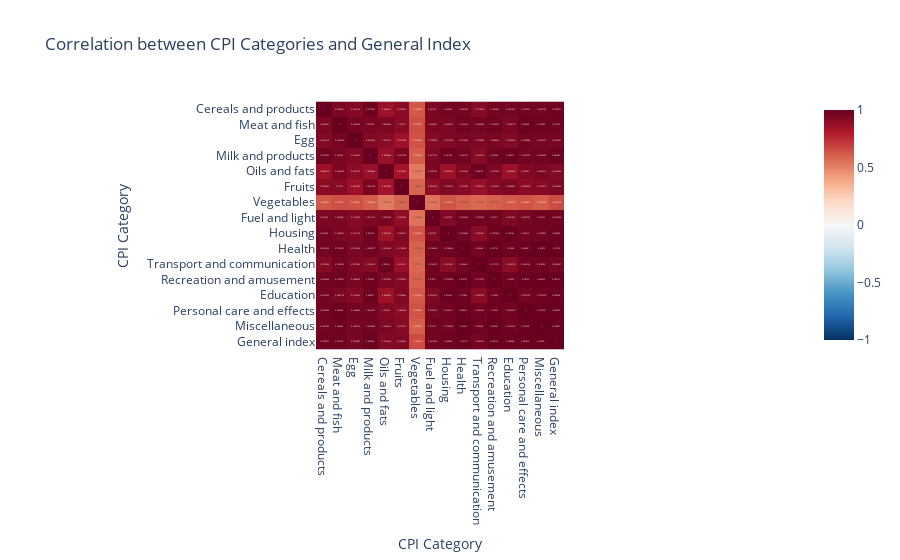

The notebook cell saved with this chart:
### Markdown cell above
# Correlation with Economic Indicators

### Code cell
# replace non-numeric values with NaN and ensure all columns are numeric
cpi_categories = cpi_data[['Cereals and products', 'Meat and fish', 'Egg', 'Milk and products', 'Oils and fats',
                           'Fruits', 'Vegetables', 'Fuel and light', 'Housing', 'Health', 'Transport and communication',
                           'Recreation and amusement', 'Education', 'Personal care and effects', 'Miscellaneous', 'General index']]
cpi_categories = cpi_categories.apply(pd.to_numeric, errors='coerce')  # convert to numeric
# calculate the correlation matrix
correlation_matrix = cpi_categories.corr()
# plot the correlation matrix as a heatmap
fig = px.imshow(correlation_matrix, text_auto=True, color_continuous_scale='RdBu_r', zmin=-1, zmax=1,
                title='Correlation between CPI Categories and General Index')
fig.update_layout(xaxis_title='CPI Category', yaxis_title='CPI Category')
fig.show()

### Figure 1 — Plotly figure (JSON) as saved in the notebook; plotly's stock layout.template omitted (floating-point values rounded to 4 significant figures; data arrays with more than 128 entries replaced by an {"elided": "..."} marker saying what was removed)
{"data": [{"coloraxis": "coloraxis", "hovertemplate": "x: %{x}<br>y: %{y}<br>color: %{z}<extra></extra>", "name": "0", "texttemplate": "%{z}", "type": "heatmap", "x": ["Cereals and products", "Meat and fish", "Egg", "Milk and products", "Oils and fats", "Fruits", "Vegetables", "Fuel and light", "Housing", "Health", "Transport and communication", "Recreation and amusement", "Education", "Personal care and effects", "Miscellaneous", "General index"], "xaxis": "x", "y": ["Cereals and products", "Meat and fish", "Egg", "Milk and products", "Oils and fats", "Fruits", "Vegetables", "Fuel and light", "Housing", "Health", "Transport and communication", "Recreation and amusement", "Education", "Personal care and effects", "Miscellaneous", "General index"], "yaxis": "y", "z": {"elided": "16x16 float values"}}], "layout": {"coloraxis": {"cmax": 1, "cmin": -1, "colorscale": [[0, "rgb(5,48,97)"], [0.1, "rgb(33,102,172)"], [0.2, "rgb(67,147,195)"], [0.3, "rgb(146,197,222)"], [0.4, "rgb(209,229,240)"], [0.5, "rgb(247,247,247)"], [0.6, "rgb(253,219,199)"], [0.7, "rgb(244,165,130)"], [0.8, "rgb(214,96,77)"], [0.9, "rgb(178,24,43)"], [1, "rgb(103,0,31)"]]}, "title": {"text": "Correlation between CPI Categories and General Index"}, "xaxis": {"anchor": "y", "constrain": "domain", "domain": [0, 1], "scaleanchor": "y", "title": {"text": "CPI Category"}}, "yaxis": {"anchor": "x", "autorange": "reversed", "constrain": "domain", "domain": [0, 1], "title": {"text": "CPI Category"}}}}
